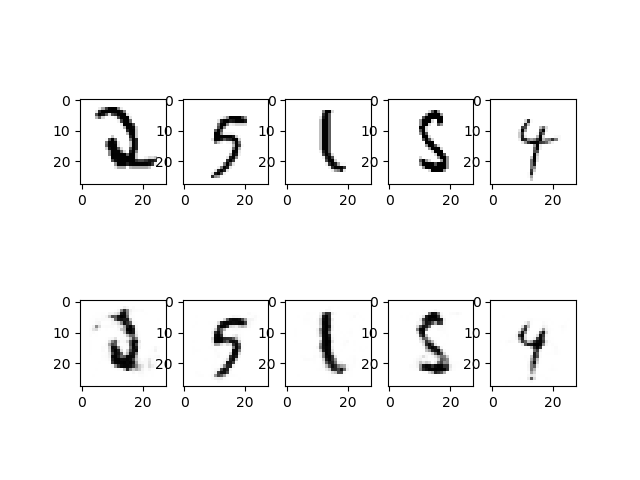

This figure's Python source:
import numpy as np
import pandas as pd
from scipy import special
from sklearn import datasets
import gzip
import matplotlib.pyplot as plt

X = np.zeros((300,28*28))
y = np.zeros((300,28*28))

f = gzip.open('train-images-idx3-ubyte.gz','r')
image_size = 28
num_images = 500
f.read(16)
buf = f.read(image_size * image_size * num_images)
data = np.frombuffer(buf, dtype=np.uint8).astype(np.float32)
data = data.reshape(num_images, image_size, image_size, 1)
x_test = np.zeros((5,784))
x_test[0,:] = data[400].flatten()/255
x_test[1,:] = data[420].flatten()/255
x_test[2,:] = data[394].flatten()/255
x_test[3,:] = data[376].flatten()/255
x_test[4,:] = data[412].flatten()/255

# Input
for i in range(300) :
    X[i,:] = data[i].flatten()/255

# data = datasets.load_digits().images
# X = data.reshape(len(data), -1)/16
# print(X.shape)
y = X
#print(X)

def sigmoid(x) :
    return 1/(1+np.exp(-x))

# // change this
def sigmoid_derivative(x):
    return x * (1 - x)

def initialize_parameters(n_x, n_h, n_y):

    W1 = np.random.uniform(0,0.01,size=(n_x, n_h))
    b1 = np.random.uniform(0,0.1,size=(1, n_h))
    W2 = np.random.uniform(0,0.01,size=(n_h, n_y))
    b2 = np.random.uniform(0,0.1,size=(1,n_y))
    
    params = {"W1": W1,"b1": b1,"W2": W2,"b2": b2}
    
    return params

def linear_forward(A, weights, bias) :
    return sigmoid(np.dot(A, weights) + bias)

def linear_backward(Ax, Ah, Ay, param) :
    J = (Ay - y)
    dZ = np.multiply(J, sigmoid_derivative(Ay))
    dX = np.multiply(np.dot(dZ, param["W2"].T), sigmoid_derivative(Ah))
    dW2 = np.dot(Ah.T, dZ)
    db2 = np.sum(dZ, axis = 0, keepdims = True)
    dW1 = np.dot(Ax.T, dX)
    db1 = np.sum(dX, axis = 0, keepdims = True)

    grads = {"dW1": dW1,"db1": db1,"dW2": dW2,"db2": db2}

    return grads

def NN_Train() :

    epochs = 10000

    parameters = initialize_parameters(i, h, o)

    learning_rate = 0.0007

    iteration = 0

    for _ in range(epochs) :

        iteration += 1

        #   Forward_Propagation
        Z = linear_forward(X, parameters["W1"], parameters["b1"])
        Y = linear_forward(Z, parameters["W2"], parameters["b2"])

        # Error
        e = np.linalg.norm(X[0]-Y[0])

        # Back_Propagation
        gradients = linear_backward(X, Z, Y, parameters)

        # Updation
        parameters["W2"] = parameters["W2"] - (gradients["dW2"] * learning_rate)
        parameters["b2"] = parameters["b2"] - (gradients["db2"] * learning_rate)
        parameters["W1"] = parameters["W1"] - (gradients["dW1"] * learning_rate)
        parameters["b1"] = parameters["b1"] - (gradients["db1"] * learning_rate)

        print("Iteration " + str(iteration)+"Error: "+ str(e))

    return parameters


def NN_Test(input_ , param) :

    Z = linear_forward(input_, param["W1"], param["b1"])
    Y = linear_forward(Z, param["W2"], param["b2"])
    return Y
    # B = np.reshape(Y*255,(28,28,1))
    # image = np.asarray(B).squeeze()
    # plt.imshow(image, cmap = "Greys")
    # plt.show()


i = 784
h = 400
o = 784

# X1 = data[0].flatten()/255
# print(X1.shape)
# print(X1)

print("Training : ")

p = NN_Train()

print("Testing : ")


# B = np.reshape(X1,(28,28,1))
# image = np.asarray(B).squeeze()
# plt.imshow(image, cmap = "Greys")
# plt.show()


NN_Test(x_test, p)


fig,ax = plt.subplots(2,5)
ax = ax.flatten()
for i in range(10):
    if i < 5 :
        
        ax[i].imshow(x_test[i].reshape(28,28),cmap="Greys")
    else:
        ax[i].imshow(NN_Test(x_test[i-5], p).reshape(28,28),cmap="Greys")

plt.show()
